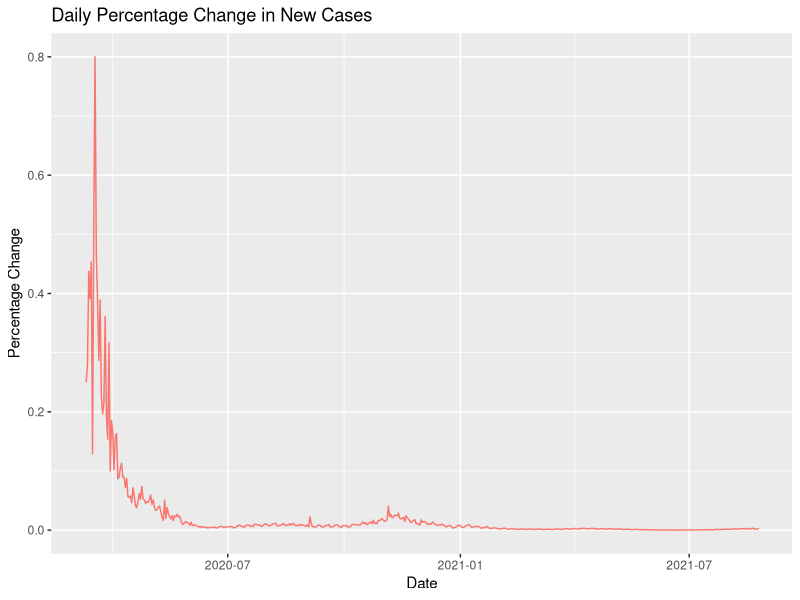
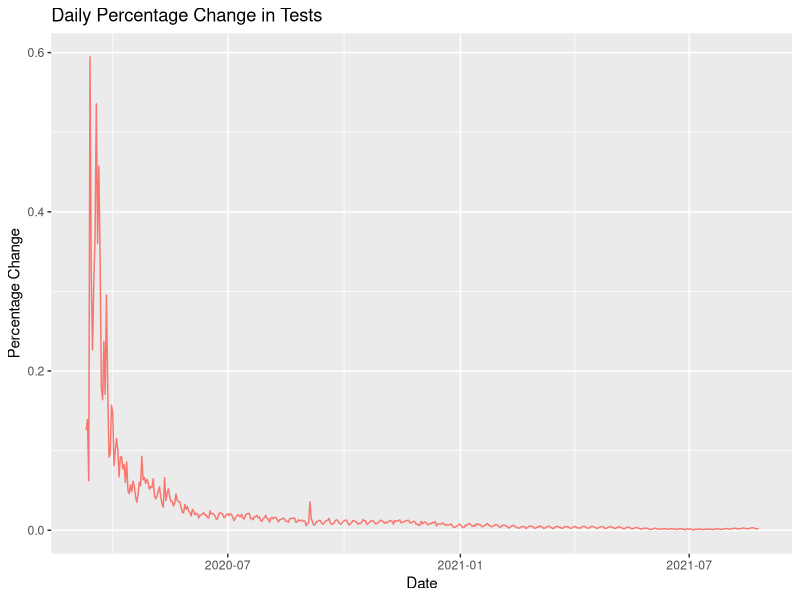
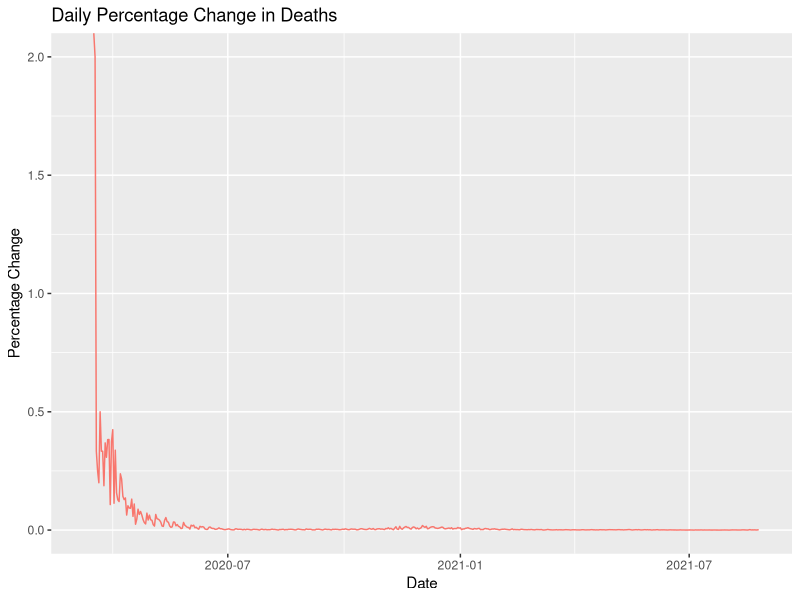

Write R code to recreate these figures, in order.
#This is a script for introducing scripts
#Created by: Ethan Rahman
#Created on: 08/25

rm(list=ls())

library(tidyverse)
library(readr)


#Function####
DIF <- function(x){
  return(x - lag(x))
}

covidIL <- read_csv("Data/ILCovid19.csv", 
                      col_types = cols(Date = col_date(format = "%m/%d/%Y")))
covidIL <- covidIL %>%
  mutate(new_cases = DIF(Cases),
         new_tests = DIF(Tests),
         new_deaths= DIF(Deaths))
covidIL <- covidIL %>%
  mutate(pc_cases = new_cases/lag(Cases),
         pc_tests = new_tests/lag(Tests),
         pc_deaths= new_deaths/lag(Deaths))
(covidIL)

# plot(covidIL$Date, 
#      covidIL$pc_cases,
#      main="Percent Cases",
#      xlab="",
#      ylab="",
#      type ="l")

plot1 <-ggplot(data= covidIL, 
               aes(x = Date, y = pc_cases, color = 'Red')) +
  geom_line() + 
  labs(title = 'Daily Percentage Change in New Cases',
       x = 'Date',
       y = 'Percentage Change',) + 
  theme(legend.position = "none")
show(plot1)

plot2 <-ggplot(data= covidIL, 
               aes(x = Date, y = pc_tests, color = 'Blue')) +
  geom_line() + 
  labs(title = 'Daily Percentage Change in Tests',
       x = 'Date',
       y = 'Percentage Change') + 
  theme(legend.position = "none")
show(plot2)

plot3 <-ggplot(data= covidIL, 
               aes(x = Date, y = pc_deaths, color = 'orange')) +
  geom_line() + 
  labs(title = 'Daily Percentage Change in Deaths',
       x = 'Date',
       y = 'Percentage Change',
       ) + 
  theme(legend.position = "none")

show(plot3)
#Daily Percentage Change in New Cases, 
#Tests, Daily Percentage Change in Deaths